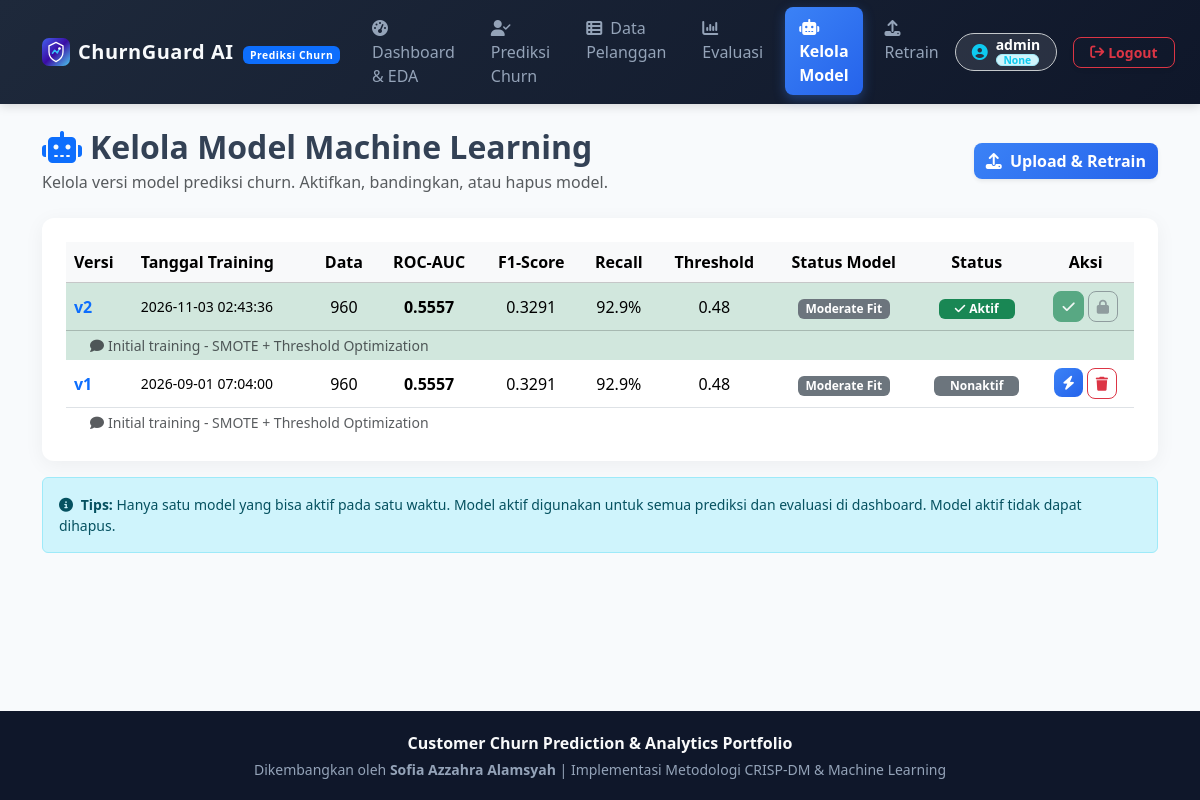
Screenshot of /models (signed in) with the database file from the repository.
### tables this page shows
CREATE TABLE model_registry (
    id INTEGER PRIMARY KEY AUTOINCREMENT,

    versi TEXT NOT NULL UNIQUE,
    tanggal_training TIMESTAMP DEFAULT CURRENT_TIMESTAMP,
    jumlah_data INTEGER NOT NULL,
    dataset_filename TEXT,

    -- Metrik Evaluasi (Test Set)
    roc_auc REAL NOT NULL,
    accuracy REAL NOT NULL,
    precision_score REAL,
    recall_score REAL,
    f1_score REAL,
    brier_score REAL,
    optimal_threshold REAL,

    -- Confusion Matrix
    tn INTEGER,
    fp INTEGER,
    fn INTEGER,
    tp INTEGER,

    -- Overfitting Detection
    train_roc_auc REAL,
    test_roc_auc REAL,
    model_status TEXT,

    -- Training Info
    n_features INTEGER,
    hyperparameter TEXT NOT NULL,
    file_path TEXT NOT NULL,
    metadata_path TEXT,

    -- Status & Catatan
    status TEXT DEFAULT 'nonaktif',
    catatan TEXT
);

### app.py (the view)
@app.route('/models')
@login_required
def models_page():
    df_models = registry.get_all()
    models_list = df_models.to_dict(orient='records') if not df_models.empty else []
    return render_template('models.html', models=models_list)

### app.py (called while the page is built)
@app.before_request
def assign_request_id():
    g.request_id = request.headers.get("X-Request-ID") or str(uuid.uuid4())

@app.after_request
def set_security_headers(response):
    response.headers['X-Content-Type-Options'] = 'nosniff'
    response.headers['X-Frame-Options'] = 'SAMEORIGIN'
    response.headers['X-XSS-Protection'] = '1; mode=block'
    response.headers['Referrer-Policy'] = 'strict-origin-when-cross-origin'
    if hasattr(g, 'request_id'):
        response.headers['X-Request-ID'] = g.request_id
    return response

def login_required(f):
    @wraps(f)
    def decorated_function(*args, **kwargs):
        if 'user' not in session:
            flash("Silakan login terlebih dahulu untuk mengakses menu sistem.", "warning")
            return redirect(url_for('login', next=request.url))
        return f(*args, **kwargs)
    return decorated_function

### services/db_service.py (called while the page is built)
    def _get_conn(self) -> sqlite3.Connection:
        conn = sqlite3.connect(self.db_path)
        conn.row_factory = sqlite3.Row
        conn.execute("PRAGMA journal_mode=WAL")
        return conn

    def fetchdf(self, sql: str, params: tuple = ()) -> pd.DataFrame:
        conn = self._get_conn()
        try:
            return pd.read_sql_query(sql, conn, params=params)
        finally:
            conn.close()

### services/model_registry.py (called while the page is built)
    def get_all(self) -> pd.DataFrame:
        return self.db.fetchdf(
            "SELECT * FROM model_registry ORDER BY id DESC"
        )

### templates/models.html (shortened to what this page needs)
{% extends "base.html" %}
{% block content %}
<div class="d-flex justify-content-between align-items-center mb-4">
    <div>
        <h2 class="fw-bold mb-1"><i class="fa-solid fa-robot text-primary me-2"></i>Kelola Model Machine Learning</h2>
        <p class="text-muted mb-0">Kelola versi model prediksi churn. Aktifkan, bandingkan, atau hapus model.</p>
    </div>
    <a href="/retrain" class="btn btn-primary shadow-sm">
        <i class="fa-solid fa-upload me-1"></i> Upload & Retrain
    </a>
</div>
{% if models|length == 0 %}
<div class="card card-custom p-5 text-center">
    <div class="p-4">
        <div class="bg-warning-subtle text-warning p-4 rounded-circle d-inline-block mb-3">
            <i class="fa-solid fa-triangle-exclamation fa-2xl"></i>
        </div>
        <h5 class="fw-bold">Belum Ada Model Tersimpan</h5>
        <p class="text-muted">Silakan jalankan training pertama dengan mengupload dataset di halaman <strong>Retrain</strong>, atau jalankan <code>python customer_churn_crisp_dm.py</code> dari terminal.</p>
        <a href="/retrain" class="btn btn-primary mt-2"><i class="fa-solid fa-plus me-1"></i>Buat Model Pertama</a>
    </div>
</div>
{% else %}
<div class="card card-custom p-4">
    <div class="table-responsive">
        <table class="table table-hover align-middle mb-0">
            <thead class="table-light">
                <tr>
                    <th>Versi</th>
                    <th>Tanggal Training</th>
                    <th class="text-center">Data</th>
                    <th class="text-center">ROC-AUC</th>
                    <th class="text-center">F1-Score</th>
                    <th class="text-center">Recall</th>
                    <th class="text-center">Threshold</th>
                    <th class="text-center">Status Model</th>
                    <th class="text-center">Status</th>
                    <th class="text-center">Aksi</th>
                </tr>
            </thead>
            <tbody>
                {% for m in models %}
                <tr class="{% if m.status == 'aktif' %}table-success{% endif %}">
                    <td><strong class="text-primary">{{ m.versi }}</strong></td>
                    <td class="small">{{ m.tanggal_training[:19] if m.tanggal_training else '-' }}</td>
                    <td class="text-center">{{ m.jumlah_data }}</td>
                    <td class="text-center fw-bold">{{ '%.4f'|format(m.roc_auc) }}</td>
                    <td class="text-center">{{ '%.4f'|format(m.f1_score) if m.f1_score else '-' }}</td>
                    <td class="text-center">{{ '%.1f'|format(m.recall_score * 100) if m.recall_score else '-' }}%</td>
                    <td class="text-center">{{ '%.2f'|format(m.optimal_threshold) if m.optimal_threshold else '0.50' }}</td>
                    <td class="text-center">
                        {% if m.model_status == 'Good Fit' %}
                            <span class="badge bg-success">{{ m.model_status }}</span>
                        {% elif m.model_status == 'Overfitting' %}
                            <span class="badge bg-danger">{{ m.model_status }}</span>
                        {% elif m.model_status == 'Underfitting' %}
                            <span class="badge bg-warning text-dark">{{ m.model_status }}</span>
                        {% else %}
                            <span class="badge bg-secondary">{{ m.model_status or 'Unknown' }}</span>
                        {% endif %}
                    </td>
                    <td class="text-center">
                        {% if m.status == 'aktif' %}
                            <span class="badge bg-success px-3 py-1"><i class="fa-solid fa-check me-1"></i>Aktif</span>
                        {% else %}
                            <span class="badge bg-secondary px-3 py-1">Nonaktif</span>
                        {% endif %}
                    </td>
                    <td class="text-center">
                        <div class="d-flex gap-1 justify-content-center">
                            {% if m.status != 'aktif' %}
                            <form method="POST" action="/models/activate/{{ m.versi }}" class="d-inline">
                                <button type="submit" class="btn btn-sm btn-primary" title="Aktifkan model ini">
                                    <i class="fa-solid fa-bolt"></i>
                                </button>
                            </form>
                            <form method="POST" action="/models/delete/{{ m.versi }}" class="d-inline" onsubmit="return confirm('Yakin hapus model {{ m.versi }}?')">
                                <button type="submit" class="btn btn-sm btn-outline-danger" title="Hapus model">
                                    <i class="fa-solid fa-trash"></i>
                                </button>
                            </form>
                            {% else %}
                            <button class="btn btn-sm btn-success" disabled title="Model sedang aktif">
                                <i class="fa-solid fa-check"></i>
                            </button>
                            <button class="btn btn-sm btn-outline-secondary" disabled title="Tidak bisa hapus model aktif">
                                <i class="fa-solid fa-lock"></i>
                            </button>
                            {% endif %}
                        </div>
                    </td>
                </tr>
                {% if m.catatan %}
                <tr class="{% if m.status == 'aktif' %}table-success{% endif %}">
                    <td colspan="10" class="small text-muted py-1 ps-4 border-0"><i class="fa-solid fa-comment me-1"></i>{{ m.catatan }}</td>
                </tr>
                {% endif %}
                {% endfor %}
            </tbody>
        </table>
    </div>
</div>
<div class="alert alert-info mt-3 small">
    <i class="fa-solid fa-circle-info me-1"></i>
    <strong>Tips:</strong> Hanya satu model yang bisa aktif pada satu waktu. Model aktif digunakan untuk semua prediksi dan evaluasi di dashboard. Model aktif tidak dapat dihapus.
</div>
{% endif %}
{% endblock %}

### templates/base.html (shortened to what this page needs)
<!DOCTYPE html>
<html lang="id">
<head>
    <link href="https://cdn.jsdelivr.net/npm/bootstrap@5.3.2/dist/css/bootstrap.min.css" rel="stylesheet">
    <link rel="stylesheet" href="https://cdnjs.cloudflare.com/ajax/libs/font-awesome/6.4.2/css/all.min.css">
</head>
<body>
    <nav class="navbar navbar-expand-lg navbar-dark navbar-custom sticky-top">
        <div class="container">
            <a class="navbar-brand d-flex align-items-center gap-2" href="{{ url_for('dashboard') if session.get('user') else url_for('login') }}">
                <img src="{{ url_for('static', filename='favicon.svg') }}" width="28" height="28" alt="Logo" class="d-inline-block align-text-top">
                <span>ChurnGuard AI <span class="badge bg-primary text-white ms-1" style="font-size: 0.65rem;">Prediksi Churn</span></span>
            </a>
            <div class="collapse navbar-collapse" id="navbarNav">
                {% if session.get('user') %}
                <ul class="navbar-nav me-auto gap-1">
                    <li class="nav-item">
                        <a class="nav-link {% if request.path == '/' %}active{% endif %}" href="/">
                            <i class="fa-solid fa-gauge-high me-1"></i> Dashboard & EDA
                        </a>
                    </li>
                    <li class="nav-item">
                        <a class="nav-link {% if request.path.startswith('/predict') %}active{% endif %}" href="/predict">
                            <i class="fa-solid fa-user-check me-1"></i> Prediksi Churn
                        </a>
                    </li>
                    <li class="nav-item">
                        <a class="nav-link {% if request.path.startswith('/batch') %}active{% endif %}" href="/batch">
                            <i class="fa-solid fa-table-list me-1"></i> Data Pelanggan
                        </a>
                    </li>
                    <li class="nav-item">
                        <a class="nav-link {% if request.path.startswith('/evaluation') %}active{% endif %}" href="/evaluation">
                            <i class="fa-solid fa-chart-column me-1"></i> Evaluasi
                        </a>
                    </li>
                    <li class="nav-item">
                        <a class="nav-link {% if request.path.startswith('/models') %}active{% endif %}" href="/models">
                            <i class="fa-solid fa-robot me-1"></i> Kelola Model
                        </a>
                    </li>
                    <li class="nav-item">
                        <a class="nav-link {% if request.path.startswith('/retrain') %}active{% endif %}" href="/retrain">
                            <i class="fa-solid fa-upload me-1"></i> Retrain
                        </a>
                    </li>
                </ul>
                <ul class="navbar-nav ms-auto align-items-center gap-2">
                    <li class="nav-item d-flex align-items-center gap-2 text-light me-2">
                        <div class="d-flex align-items-center gap-2 bg-slate-800 py-1 px-3 rounded-pill border border-secondary-subtle" style="background-color: rgba(255, 255, 255, 0.1);">
                            <i class="fa-solid fa-circle-user text-info"></i>
                            <div class="lh-1 small">
                                <span class="d-block fw-bold text-white">{{ session.user.name }}</span>
                                <span class="badge bg-info-subtle text-info border border-info-subtle py-0" style="font-size: 0.65rem;">{{ session.user.role }}</span>
                            </div>
                        </div>
                    </li>
                    <li class="nav-item">
                        <a class="btn btn-sm btn-outline-danger d-flex align-items-center gap-1 shadow-sm px-3" href="/logout">
                            <i class="fa-solid fa-arrow-right-from-bracket"></i>
                            <span>Logout</span>
                        </a>
                    </li>
                </ul>
                {% endif %}
            </div>
        </div>
    </nav>
    <main class="container py-4">
        {% block content %}{% endblock %}
    </main>
    <footer>
        <div class="container text-center">
            <p class="mb-1 fw-semibold text-light">Customer Churn Prediction & Analytics Portfolio</p>
            <p class="small mb-0">Dikembangkan oleh <strong>Sofia Azzahra Alamsyah</strong> | Implementasi Metodologi CRISP-DM & Machine Learning</p>
        </div>
    </footer>
</body>
</html>

### templates/base.html (style rules this page uses)
:root { --primary-color: #4361ee; --secondary-color: #3f37c9; --accent-color: #4cc9f0; --dark-bg: #0f172a; --card-shadow: 0 4px 20px rgba(0, 0, 0, 0.05); }
body { background-color: #f8fafc; font-family: 'Segoe UI', system-ui, -apple-system, sans-serif; color: #334155; min-height: 100vh; display: flex; flex-direction: column; }
.navbar-custom { background: linear-gradient(135deg, #1e293b 0%, #0f172a 100%); box-shadow: 0 2px 10px rgba(0, 0, 0, 0.15); }
.navbar-brand { font-weight: 700; letter-spacing: 0.5px; color: #f8fafc !important; transition: transform 0.2s ease; }
.nav-link { font-weight: 500; color: #94a3b8 !important; padding: 8px 14px !important; border-radius: 8px; margin: 0 2px; transition: all 0.25s cubic-bezier(0.4, 0, 0.2, 1); position: relative; }
.nav-link.active { color: #ffffff !important; background: linear-gradient(135deg, #3b82f6 0%, #2563eb 100%); box-shadow: 0 4px 12px rgba(59, 130, 246, 0.35); font-weight: 600; transform: translateY(-1px); }
.btn { border-radius: 8px; font-weight: 600; transition: all 0.2s cubic-bezier(0.4, 0, 0.2, 1); }
.btn-primary { background: linear-gradient(135deg, #3b82f6 0%, #2563eb 100%); border: none; }
.card-custom { border: none; border-radius: 12px; box-shadow: var(--card-shadow); background: #ffffff; transition: transform 0.2s ease, box-shadow 0.2s ease; }
footer { margin-top: auto; background: #0f172a; color: #94a3b8; padding: 20px 0; }

### rows the page displays
model_registry: versi "v2", tanggal_training "2026-11-03 02:43:36", jumlah_data "960", roc_auc "0.5557", f1_score "0.3291", recall_score "92.9", optimal_threshold "0.48", model_status "Moderate Fit", status "aktif" (drawn), catatan "Initial training - SMOTE + Threshold Optimization"
model_registry: versi "v1", tanggal_training "2026-09-01 07:04:00", jumlah_data "960", roc_auc "0.5557", f1_score "0.3291", recall_score "92.9", optimal_threshold "0.48", model_status "Moderate Fit", status "Nonaktif", catatan "Initial training - SMOTE + Threshold Optimization"

### other values shown
{{ session.user.name }} "admin"
{{ session.user.role }} "None"
